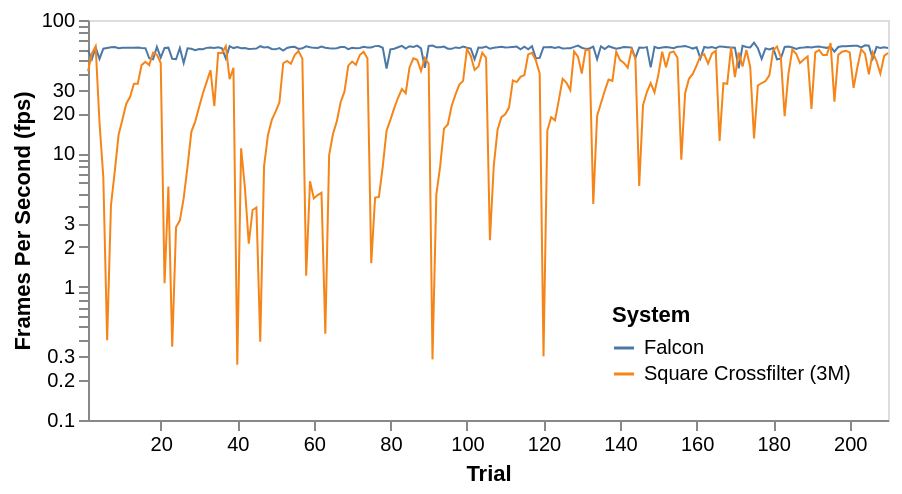

Write the Vega-Lite specification saved for this chart.
### Vega specification from a JSON file in a GitHub repository (floating-point values rounded to 4 significant figures; data arrays with more than 128 entries replaced by an {"elided": "..."} marker saying what was removed)
{"$schema": "https://vega.github.io/schema/vega/v5.json", "background": "white", "padding": 5, "width": 400, "height": 200, "style": "cell", "data": [{"name": "falcon", "values": {"elided": "210 float values"}}, {"name": "square", "values": {"elided": "210 float values"}}, {"name": "data_0", "source": "falcon", "transform": [{"type": "window", "params": [null], "as": ["row"], "ops": ["row_number"], "fields": [null], "sort": {"field": [], "order": []}}, {"type": "formula", "expr": "1000/datum.data", "as": "fps"}, {"type": "formula", "expr": "'Falcon'", "as": "system"}]}, {"name": "data_1", "source": "square", "transform": [{"type": "window", "params": [null], "as": ["row"], "ops": ["row_number"], "fields": [null], "sort": {"field": [], "order": []}}, {"type": "formula", "expr": "1000/datum.data", "as": "fps"}, {"type": "formula", "expr": "'Square Crossfilter (3M)'", "as": "system"}]}], "marks": [{"name": "layer_0_pathgroup", "type": "group", "from": {"facet": {"name": "faceted_path_layer_0_main", "data": "data_0", "groupby": ["system"]}}, "encode": {"update": {"width": {"field": {"group": "width"}}, "height": {"field": {"group": "height"}}}}, "marks": [{"name": "layer_0_marks", "type": "line", "style": ["line"], "sort": {"field": "x"}, "from": {"data": "faceted_path_layer_0_main"}, "encode": {"update": {"stroke": {"scale": "color", "field": "system"}, "description": {"signal": "\"Trial: \" + (format(datum[\"row\"], \"\")) + \"; Frames Per Second (fps): \" + (format(datum[\"fps\"], \"\")) + \"; System: \" + (isValid(datum[\"system\"]) ? datum[\"system\"] : \"\"+datum[\"system\"])"}, "x": {"scale": "x", "field": "row"}, "y": {"scale": "y", "field": "fps"}, "strokeWidth": {"value": 1}, "defined": {"signal": "isValid(datum[\"row\"]) && isFinite(+datum[\"row\"]) && isValid(datum[\"fps\"]) && isFinite(+datum[\"fps\"])"}}}}]}, {"name": "layer_1_pathgroup", "type": "group", "from": {"facet": {"name": "faceted_path_layer_1_main", "data": "data_1", "groupby": ["system"]}}, "encode": {"update": {"width": {"field": {"group": "width"}}, "height": {"field": {"group": "height"}}}}, "marks": [{"name": "layer_1_marks", "type": "line", "style": ["line"], "sort": {"field": "x"}, "from": {"data": "faceted_path_layer_1_main"}, "encode": {"update": {"stroke": {"scale": "color", "field": "system"}, "description": {"signal": "\"Trial: \" + (format(datum[\"row\"], \"\")) + \"; Frames Per Second (fps): \" + (format(datum[\"fps\"], \"\")) + \"; System: \" + (isValid(datum[\"system\"]) ? datum[\"system\"] : \"\"+datum[\"system\"])"}, "x": {"scale": "x", "field": "row"}, "y": {"scale": "y", "field": "fps"}, "strokeWidth": {"value": 1}, "defined": {"signal": "isValid(datum[\"row\"]) && isFinite(+datum[\"row\"]) && isValid(datum[\"fps\"]) && isFinite(+datum[\"fps\"])"}}}}]}], "scales": [{"name": "x", "type": "linear", "domain": {"fields": [{"data": "data_0", "field": "row"}, {"data": "data_1", "field": "row"}]}, "range": [0, {"signal": "width"}], "nice": false, "zero": false}, {"name": "y", "type": "log", "domain": {"fields": [{"data": "data_0", "field": "fps"}, {"data": "data_1", "field": "fps"}]}, "range": [{"signal": "height"}, 0], "nice": true}, {"name": "color", "type": "ordinal", "domain": {"fields": [{"data": "data_0", "field": "system"}, {"data": "data_1", "field": "system"}], "sort": true}, "range": "category"}], "axes": [{"scale": "x", "orient": "bottom", "grid": false, "title": "Trial", "labelFlush": true, "labelOverlap": true, "tickCount": {"signal": "ceil(width/40)"}, "zindex": 0}, {"scale": "y", "orient": "left", "grid": false, "title": "Frames Per Second (fps)", "labelOverlap": "greedy", "zindex": 0}], "legends": [{"orient": "bottom-right", "title": "System", "stroke": "color", "symbolType": "stroke"}]}
